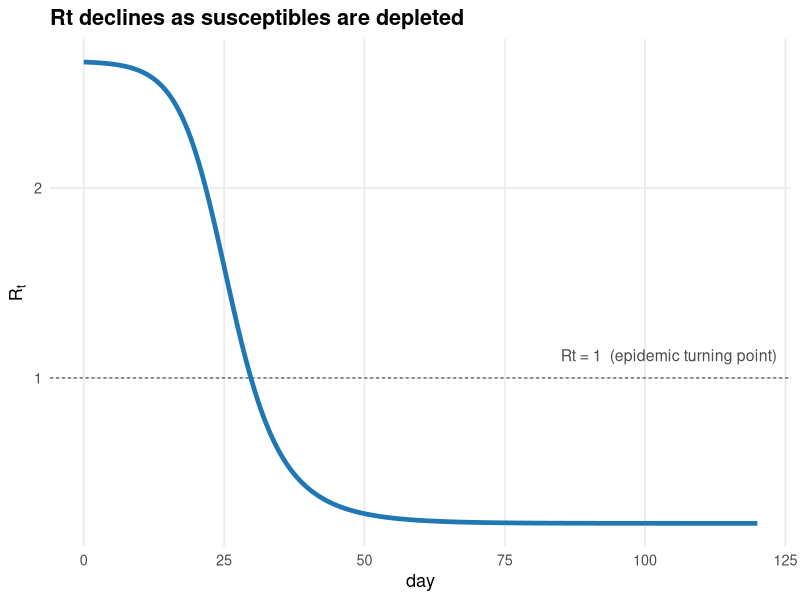
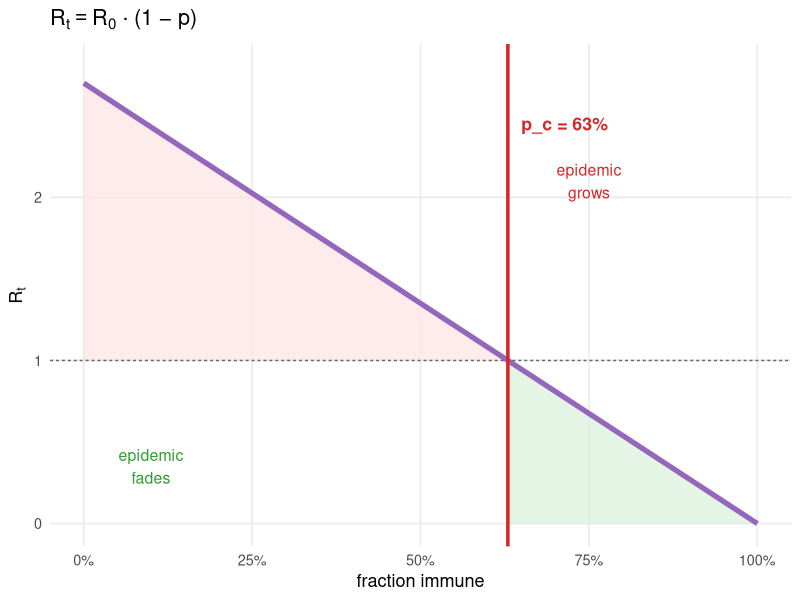
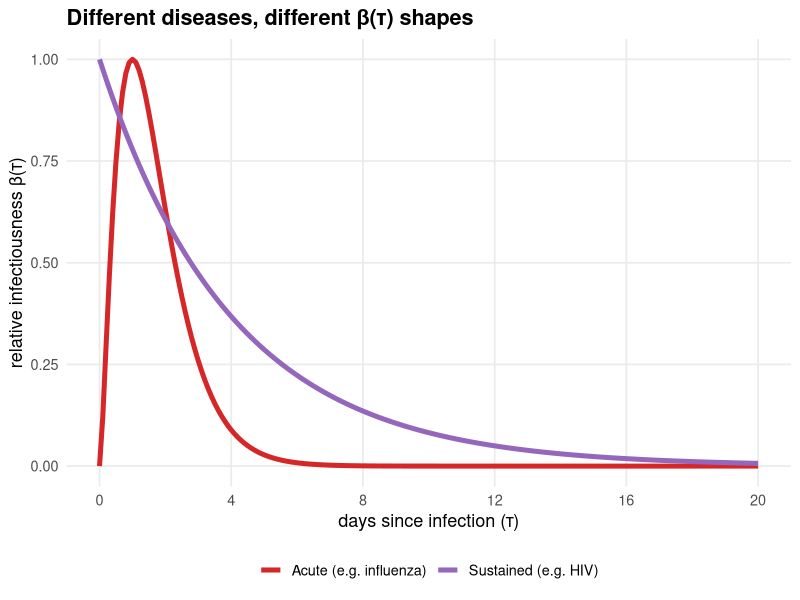
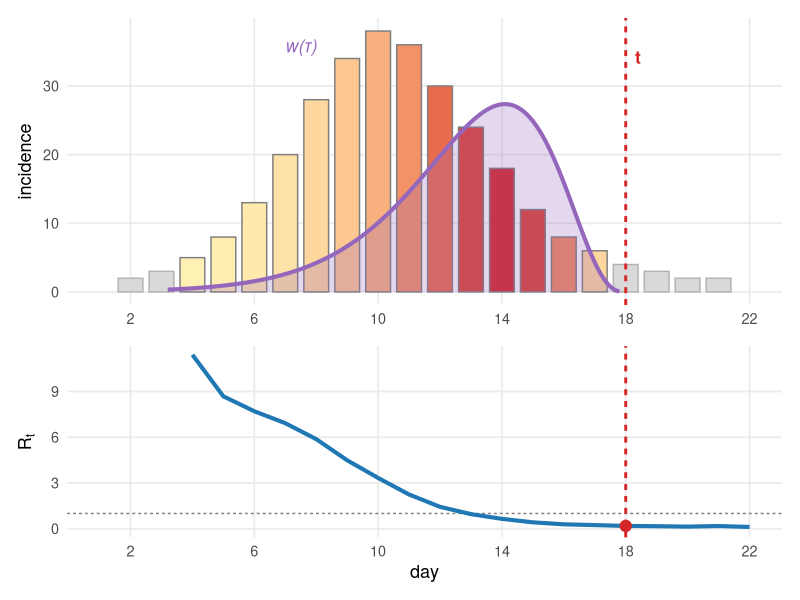
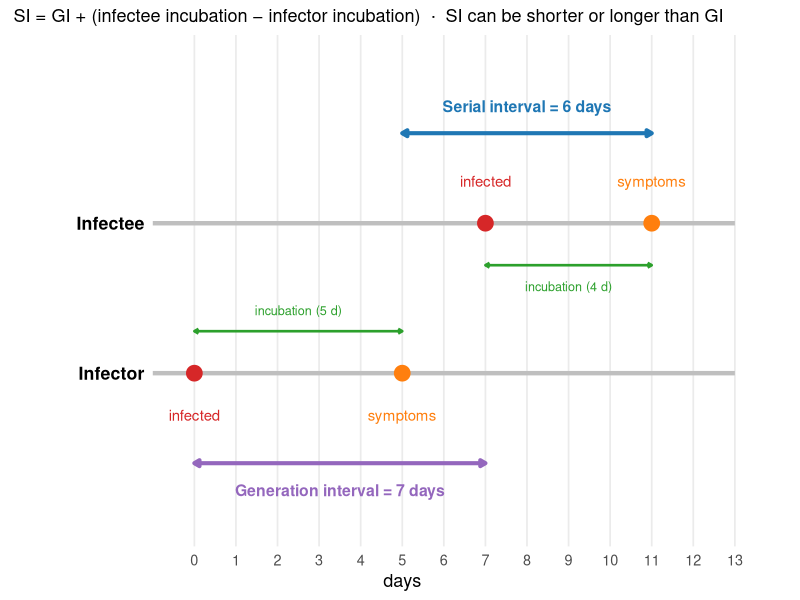
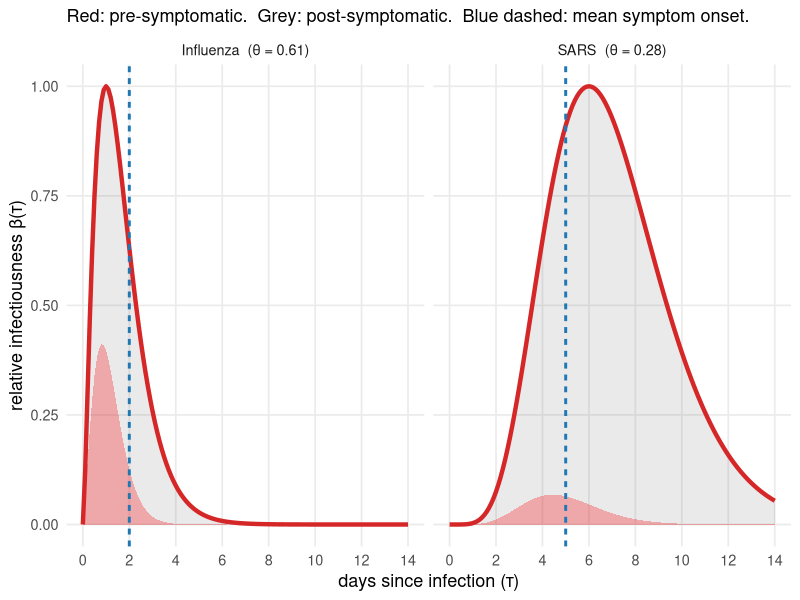
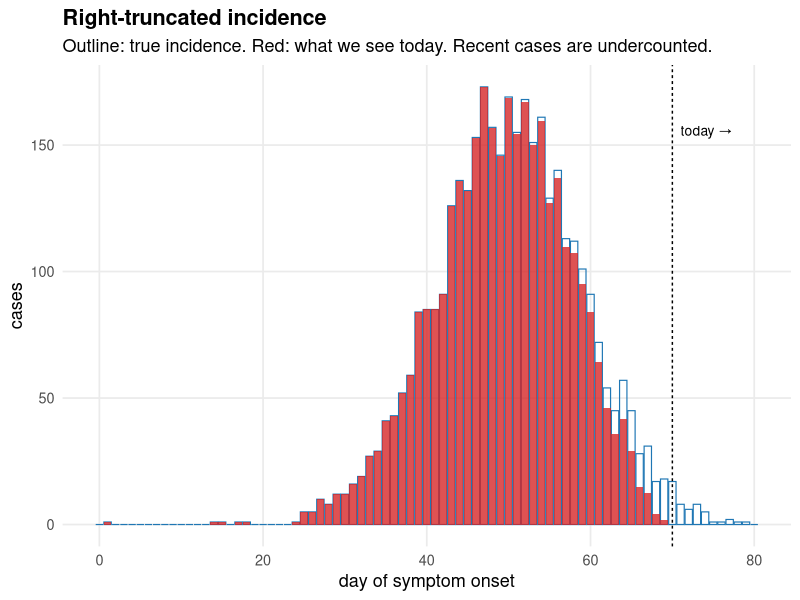
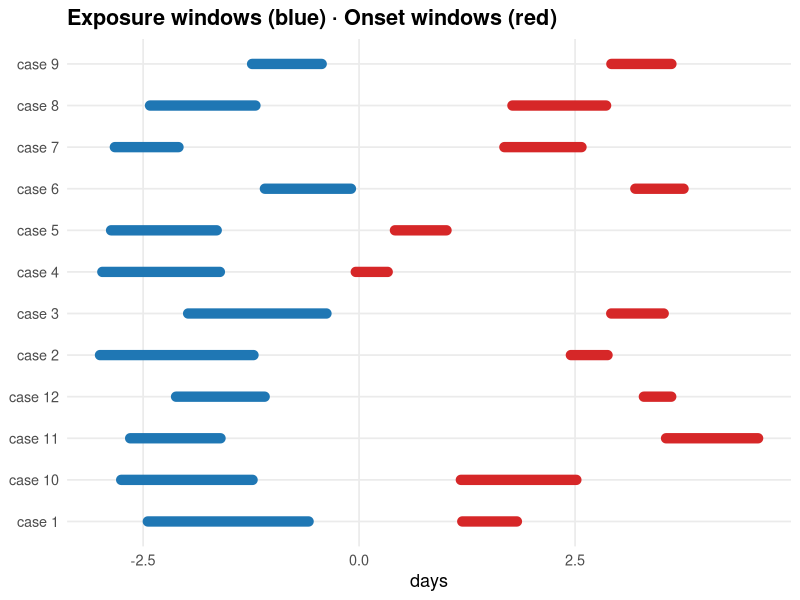

These figures' R source, in order:
## ---- chunk 1
#| include: false
suppressPackageStartupMessages({
  library(ggplot2)
  library(dplyr)
  library(tidyr)
  library(deSolve)
  library(patchwork)
})
theme_set(theme_minimal(base_size = 13) +
  theme(panel.grid.minor = element_blank(),
        plot.title = element_text(face = "bold")))
pal <- c(S = "#1f77b4", E = "#9467bd", I = "#d62728", R = "#2ca02c", D = "#7f7f7f")
sir <- function(t, y, p) {
  with(as.list(c(y, p)), {
    dS <- -beta * S * I / N
    dI <-  beta * S * I / N - gamma * I
    dR <-  gamma * I
    list(c(dS, dI, dR))
  })
}
## ---- chunk 2
#| fig-height: 4.2
out <- as.data.frame(ode(c(S = 0.999, I = 0.001, R = 0),
                         seq(0, 120, 0.5), sir,
                         parms = c(beta = 0.4, gamma = 0.15, N = 1)))
out$Rt <- (0.4 / 0.15) * out$S
ggplot(out, aes(time, Rt)) +
  geom_hline(yintercept = 1, linetype = "22", colour = "grey40") +
  geom_line(linewidth = 1.6, colour = "#1f77b4") +
  annotate("text", x = 85, y = 1.12, label = "Rt = 1  (epidemic turning point)",
           colour = "grey30", size = 4, hjust = 0) +
  labs(x = "day", y = expression(R[t]),
       title = "Rt declines as susceptibles are depleted")
## ---- chunk 3
#| fig-height: 4.0
R0 <- 2.7
pc <- 1 - 1 / R0
p  <- seq(0, 1, 0.005)
df <- tibble(p, Rt = R0 * (1 - p))
ggplot(df, aes(p, Rt)) +
  geom_ribbon(data = filter(df, p <= pc),
              aes(ymin = 1, ymax = Rt), fill = "#fde2e2", alpha = 0.7) +
  geom_ribbon(data = filter(df, p >= pc),
              aes(ymin = 0, ymax = pmin(Rt, 1)), fill = "#d9f1d9", alpha = 0.7) +
  geom_line(linewidth = 1.8, colour = "#9467bd") +
  geom_hline(yintercept = 1, linetype = "22", colour = "grey40") +
  geom_vline(xintercept = pc, colour = "#d62728", linewidth = 1.2) +
  annotate("text", x = pc + 0.02, y = 2.45,
           label = sprintf("p_c = %.0f%%", pc * 100),
           colour = "#d62728", hjust = 0, size = 4.5, fontface = "bold") +
  annotate("text", x = 0.1,  y = 0.35, label = "epidemic\nfades",  colour = "#2ca02c", size = 4) +
  annotate("text", x = 0.75, y = 2.1,  label = "epidemic\ngrows",  colour = "#d62728", size = 4) +
  scale_x_continuous(labels = scales::percent, limits = c(0, 1)) +
  scale_y_continuous(limits = c(0, 2.8)) +
  labs(x = "fraction immune", y = expression(R[t]),
       title = expression(R[t] == R[0] * " · (1 − p)"))
## ---- chunk 4
#| fig-height: 4.6
tau <- seq(0, 20, 0.1)
df_b <- bind_rows(
  tibble(tau, disease = "Acute (e.g. influenza)",
         beta = dgamma(tau, shape = 2.5, rate = 1.5)),
  tibble(tau, disease = "Sustained (e.g. HIV)",
         beta = dexp(tau, rate = 0.25))
) |>
  group_by(disease) |>
  mutate(beta = beta / max(beta)) |>
  ungroup()

ggplot(df_b, aes(tau, beta, colour = disease)) +
  geom_line(linewidth = 1.7) +
  scale_colour_manual(
    values = c("Acute (e.g. influenza)" = "#d62728",
               "Sustained (e.g. HIV)"   = "#9467bd")) +
  scale_x_continuous(limits = c(0, 20), breaks = seq(0, 20, 4)) +
  labs(x = "days since infection (τ)",
       y = "relative infectiousness β(τ)",
       colour = NULL,
       title = "Different diseases, different β(τ) shapes") +
  theme(legend.position = "bottom")
## ---- chunk 5
#| fig-height: 4.8
set.seed(42)
days  <- 1:22
cases <- c(1,2,3,5,8,13,20,28,34,38,36,30,24,18,12,8,6,4,3,2,2,1)
t_now <- 18
tau_max <- 15
gi <- function(tau) dgamma(tau, shape = 4, rate = 4/5.2)

df <- tibble(day = days, cases = cases) |>
  mutate(tau = t_now - day,
         w   = ifelse(tau > 0, gi(tau), 0),
         in_window = tau > 0 & tau < tau_max)
w_sum <- sum(df$w[df$in_window])
df    <- mutate(df, w_norm = w / w_sum)

tau_s <- seq(0.2, tau_max - 0.2, 0.1)
gi_df <- tibble(tau = tau_s, day = t_now - tau_s, dens = gi(tau_s))
sc    <- max(cases) * 0.72 / max(gi_df$dens)
gi_df <- mutate(gi_df, dens_sc = dens * sc)

# Rt via renewal equation
Rt_est <- rep(NA_real_, length(days))
for (i in seq_along(days)) {
  t    <- days[i]
  lags <- seq_len(min(t - 1L, tau_max))
  if (length(lags) == 0L) next
  denom <- sum(cases[t - lags] * gi(lags))
  if (denom > 0) Rt_est[i] <- cases[t] / denom
}
rt_df <- tibble(day = days, Rt = Rt_est) |> filter(!is.na(Rt), day > 3)

# Top: incidence + GI curve
p_inc <- ggplot() +
  geom_col(data = filter(df, !in_window),
           aes(day, cases), fill = "grey85", colour = "grey70", width = 0.8) +
  geom_col(data = filter(df, in_window),
           aes(day, cases, fill = w_norm), colour = "grey50", width = 0.8) +
  scale_fill_gradient(low = "#fff0b3", high = "#d62728", guide = "none") +
  geom_ribbon(data = gi_df, aes(day, ymin = 0, ymax = dens_sc),
              fill = "#9467bd", alpha = 0.25) +
  geom_line(data = gi_df, aes(day, dens_sc), colour = "#9467bd", linewidth = 1.4) +
  geom_vline(xintercept = t_now, colour = "#d62728", linewidth = 1, linetype = "22") +
  annotate("text", x = t_now + 0.3, y = max(cases) * 0.9,
           label = "t", colour = "#d62728", hjust = 0, fontface = "bold", size = 4.5) +
  annotate("text", x = 7.5, y = sc * gi(5.5) * 1.6,
           label = "w(τ)", colour = "#9467bd", size = 4.5, fontface = "italic") +
  scale_x_continuous(breaks = seq(2, 22, 4), limits = c(1, 22)) +
  labs(x = NULL, y = "incidence")

# Bottom: Rt
p_rt <- ggplot(rt_df, aes(day, Rt)) +
  geom_hline(yintercept = 1, linetype = "22", colour = "grey50") +
  geom_line(colour = "#1f77b4", linewidth = 1.4) +
  geom_point(data = filter(rt_df, day == t_now),
             colour = "#d62728", size = 3.5) +
  geom_vline(xintercept = t_now, colour = "#d62728", linewidth = 1, linetype = "22") +
  scale_x_continuous(breaks = seq(2, 22, 4), limits = c(1, 22)) +
  scale_y_continuous(limits = c(0, NA)) +
  labs(x = "day", y = expression(R[t]))

p_inc / p_rt + plot_layout(heights = c(3, 2))
## ---- chunk 6
#| fig-height: 4.2
# Example timeline: infector (A) and infectee (B)
t_A <- 0;  inc_A <- 5;  s_A <- t_A + inc_A   # infected day 0, symptoms day 5
t_B <- 7;  inc_B <- 4;  s_B <- t_B + inc_B   # infected day 7, symptoms day 11
GI_val <- t_B - t_A   # 7
SI_val <- s_B - s_A   # 6

col_inf <- "#d62728"; col_sym <- "#ff7f0e"
col_gi  <- "#9467bd"; col_si  <- "#1f77b4"; col_inc <- "#2ca02c"

ggplot() +
  # Timeline bars
  geom_segment(aes(x = -1, xend = 13, y = 1, yend = 1), colour = "grey75", linewidth = 1.5) +
  geom_segment(aes(x = -1, xend = 13, y = 2, yend = 2), colour = "grey75", linewidth = 1.5) +
  # Event dots
  geom_point(aes(x = c(t_A, s_A), y = c(1, 1), colour = c("infected", "symptoms")),
             size = 5, show.legend = FALSE) +
  geom_point(aes(x = c(t_B, s_B), y = c(2, 2), colour = c("infected", "symptoms")),
             size = 5, show.legend = FALSE) +
  scale_colour_manual(values = c(infected = col_inf, symptoms = col_sym)) +
  # Event labels
  annotate("text", x = c(t_A, s_A), y = 0.72,
           label = c("infected", "symptoms"), colour = c(col_inf, col_sym),
           size = 3.8, hjust = 0.5) +
  annotate("text", x = c(t_B, s_B), y = 2.28,
           label = c("infected", "symptoms"), colour = c(col_inf, col_sym),
           size = 3.8, hjust = 0.5) +
  # Incubation brackets
  annotate("segment", x = t_A, xend = s_A, y = 1.28, yend = 1.28,
           colour = col_inc, linewidth = 0.9,
           arrow = arrow(ends = "both", length = unit(0.12, "cm"))) +
  annotate("text", x = (t_A + s_A)/2, y = 1.42,
           label = sprintf("incubation (%d d)", inc_A),
           colour = col_inc, size = 3.2, hjust = 0.5) +
  annotate("segment", x = t_B, xend = s_B, y = 1.72, yend = 1.72,
           colour = col_inc, linewidth = 0.9,
           arrow = arrow(ends = "both", length = unit(0.12, "cm"))) +
  annotate("text", x = (t_B + s_B)/2, y = 1.58,
           label = sprintf("incubation (%d d)", inc_B),
           colour = col_inc, size = 3.2, hjust = 0.5) +
  # GI bracket
  annotate("segment", x = t_A, xend = t_B, y = 0.40, yend = 0.40,
           colour = col_gi, linewidth = 1.4,
           arrow = arrow(ends = "both", length = unit(0.15, "cm"), type = "closed")) +
  annotate("text", x = (t_A + t_B)/2, y = 0.22,
           label = sprintf("Generation interval = %d days", GI_val),
           colour = col_gi, size = 4, fontface = "bold") +
  # SI bracket
  annotate("segment", x = s_A, xend = s_B, y = 2.60, yend = 2.60,
           colour = col_si, linewidth = 1.4,
           arrow = arrow(ends = "both", length = unit(0.15, "cm"), type = "closed")) +
  annotate("text", x = (s_A + s_B)/2, y = 2.78,
           label = sprintf("Serial interval = %d days", SI_val),
           colour = col_si, size = 4, fontface = "bold") +
  # Person labels
  annotate("text", x = -1.2, y = c(1, 2),
           label = c("Infector", "Infectee"),
           hjust = 1, size = 4.5, fontface = "bold") +
  scale_x_continuous(breaks = 0:13, limits = c(-3.5, 13.5)) +
  scale_y_continuous(limits = c(0, 3.1)) +
  labs(x = "days", y = NULL,
       subtitle = "SI = GI + (infectee incubation − infector incubation)  ·  SI can be shorter or longer than GI") +
  theme(axis.text.y = element_blank(), axis.ticks.y = element_blank(),
        panel.grid.major.y = element_blank(), panel.grid.minor = element_blank(),
        panel.grid.major.x = element_line(colour = "grey92"))
## ---- chunk 7
#| fig-height: 3.8
tau <- seq(0, 14, 0.1)

calc_theta <- function(tau, inc_s, inc_r, b_s, b_r)
  sum(dgamma(tau, b_s, b_r) * (1 - pgamma(tau, inc_s, inc_r))) /
  sum(dgamma(tau, b_s, b_r))

df_theta <- bind_rows(
  tibble(tau,
    beta     = dgamma(tau, shape = 2.5, rate = 1.5),
    presymp  = dgamma(tau, shape = 2.5, rate = 1.5) *
               (1 - pgamma(tau, shape = 4, rate = 2)),
    inc_mean = 2,
    disease  = sprintf("Influenza  (θ = %.2f)",
                       calc_theta(tau, 4, 2, 2.5, 1.5))),
  tibble(tau,
    beta     = dgamma(tau, shape = 7, rate = 1),
    presymp  = dgamma(tau, shape = 7, rate = 1) *
               (1 - pgamma(tau, shape = 5, rate = 1)),
    inc_mean = 5,
    disease  = sprintf("SARS  (θ = %.2f)",
                       calc_theta(tau, 5, 1, 7, 1)))
) |>
  group_by(disease) |>
  mutate(beta = beta / max(beta), presymp = presymp / max(beta)) |>
  ungroup()

ggplot(df_theta) +
  geom_ribbon(aes(tau, ymin = 0, ymax = presymp),
              fill = "#d62728", alpha = 0.4) +
  geom_ribbon(aes(tau, ymin = presymp, ymax = beta),
              fill = "#555", alpha = 0.12) +
  geom_line(aes(tau, beta), colour = "#d62728", linewidth = 1.5) +
  geom_vline(aes(xintercept = inc_mean),
             colour = "#1f77b4", linewidth = 1, linetype = "22") +
  facet_wrap(~disease, ncol = 2) +
  scale_x_continuous(breaks = seq(0, 14, 2)) +
  labs(x = "days since infection (τ)",
       y = "relative infectiousness β(τ)",
       subtitle = "Red: pre-symptomatic.  Grey: post-symptomatic.  Blue dashed: mean symptom onset.")
## ---- chunk 8
set.seed(3)
days <- 0:80
mu <- 160 * dnorm(days, 50, 9) / max(dnorm(days, 50, 9))
true_inc <- rpois(length(days), pmax(mu, 0.4))
delay_pmf <- dgamma(0:30, shape = 2, rate = 0.4)
delay_pmf <- delay_pmf / sum(delay_pmf)
today <- 70
reported <- rep(0, length(days))
for (d in seq_along(days)) {
  for (k in 0:30) {
    if (days[d] + k <= today)
      reported[d] <- reported[d] + true_inc[d] * delay_pmf[k+1]
  }
}
df <- tibble(day = days, `true incidence` = true_inc, `reported by today` = reported) |>
  pivot_longer(-day)
ggplot(df, aes(day, value, fill = name)) +
  geom_col(data = filter(df, name == "true incidence"),
           fill = NA, colour = "#1f77b4", linewidth = 0.4) +
  geom_col(data = filter(df, name == "reported by today"),
           fill = "#d62728", alpha = 0.8) +
  geom_vline(xintercept = today, linetype = "22") +
  annotate("text", x = today + 1, y = max(true_inc) * 0.9,
           label = "today →", hjust = 0, size = 3.5) +
  labs(x = "day of symptom onset", y = "cases",
       title = "Right-truncated incidence",
       subtitle = "Outline: true incidence. Red: what we see today. Recent cases are undercounted.")
## ---- chunk 9
set.seed(11)
n <- 12
df <- tibble(
  case = factor(paste("case", seq_len(n))),
  EL = runif(n, -3, -1), ER = EL + runif(n, 0.5, 2),
  OL = ER + runif(n, 1.5, 6), OR = OL + runif(n, 0.3, 1.5)
)
ggplot(df) +
  geom_segment(aes(x = EL, xend = ER, y = case, yend = case),
               colour = "#1f77b4", linewidth = 3.5, lineend = "round") +
  geom_segment(aes(x = OL, xend = OR, y = case, yend = case),
               colour = "#d62728", linewidth = 3.5, lineend = "round") +
  labs(x = "days", y = NULL,
       title = "Exposure windows (blue) · Onset windows (red)")
## ---- chunk 10
set.seed(5)
out_sero <- as.data.frame(ode(c(S = 0.999, I = 0.001, R = 0),
                              seq(0, 80, 0.5), sir,
                              parms = c(beta = 0.45, gamma = 0.18, N = 1)))
out_sero$cum_inc <- 1 - out_sero$S
sample_t <- c(10, 20, 30, 40)
samp <- tibble(t = sample_t,
               true = approx(out_sero$time, out_sero$cum_inc, sample_t)$y) |>
  mutate(observed = pmin(1, pmax(0, true + rnorm(n(), 0, 0.015))))
new_inf <- c(0, -diff(out_sero$S))
out_sero$cum_reported <- cumsum(pmax(0, new_inf)) * 0.35
ggplot() +
  geom_line(data = out_sero, aes(time, cum_inc),
            colour = "#1f77b4", linewidth = 1.6) +
  geom_line(data = out_sero, aes(time, cum_reported),
            colour = "#d62728", linewidth = 1.6, linetype = "22") +
  geom_point(data = samp, aes(t, observed), size = 4, colour = "#9467bd") +
  geom_errorbar(data = samp,
                aes(x = t, ymin = pmax(0, observed - 0.025), ymax = pmin(1, observed + 0.025)),
                width = 1, colour = "#9467bd", linewidth = 0.8) +
  scale_y_continuous(labels = scales::percent, limits = c(0, NA)) +
  labs(x = "day", y = NULL,
       title = "Three views of the same epidemic",
       subtitle = "Blue: true cum. incidence.  Red dashed: cum. reported (35%).  Purple: serosurvey.")
## ---- chunk 11
t <- seq(0, 180, 1)
true_VE  <- 0.3 + 0.6 * exp(-t / 90)
naive_VE <- true_VE - 0.12 * (1 - exp(-t / 50))
tibble(t, `true VE` = true_VE, `naive estimate (biased)` = naive_VE) |>
  pivot_longer(-t) |>
  ggplot(aes(t, value, colour = name)) +
  geom_line(linewidth = 1.5) +
  scale_colour_manual(values = c(`true VE` = "#1f77b4",
                                 `naive estimate (biased)` = "#d62728")) +
  scale_y_continuous(limits = c(0, 1), labels = scales::percent) +
  labs(x = "days since vaccination", y = "VE(t)", colour = NULL,
       title = "Apparent VE drops faster than true VE",
       subtitle = "Depletion of high-risk susceptibles creates the illusion of waning") +
  theme(legend.position = "bottom")
## ---- chunk 12
set.seed(8)
weeks <- 1:60
baseline <- 1000 + 20 * sin(2 * pi * weeks / 52)
epi_signal <- 700 * dnorm(weeks, 35, 5) / max(dnorm(weeks, 35, 5))
observed <- baseline + epi_signal + rnorm(length(weeks), 0, 25)
tibble(week = weeks, baseline, observed) |>
  ggplot(aes(week)) +
  geom_ribbon(aes(ymin = baseline, ymax = observed), fill = "#fff2cc", alpha = 0.9) +
  geom_line(aes(y = observed), colour = "#d62728", linewidth = 1.4) +
  geom_line(aes(y = baseline), colour = "#1f77b4", linewidth = 1.4, linetype = "22") +
  annotate("text", x = 35, y = 1500, label = "excess", colour = "#5a4500",
           size = 4.5, fontface = "bold") +
  labs(x = "week", y = "weekly deaths",
       title = "Excess mortality = area between curves",
       subtitle = "Blue dashed: expected baseline. Red: observed.")
